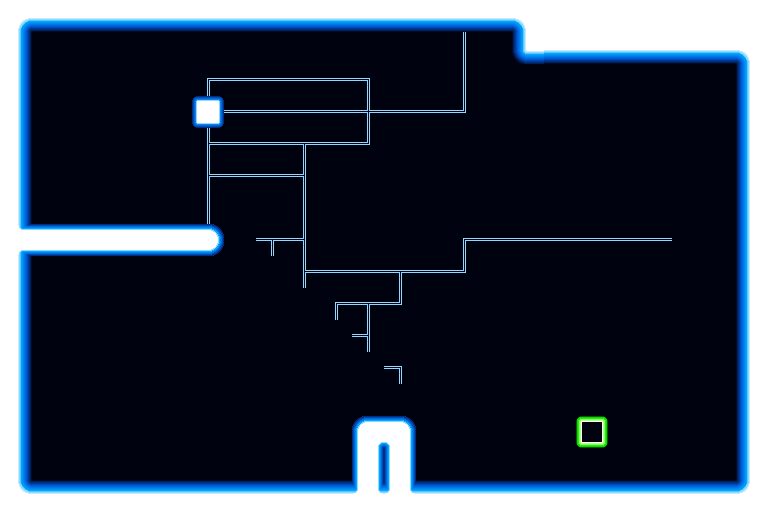

The image is a tile-based game level rendered from a .tmx file. Its description and source (layers, tilesets, objects; grid data summarised) follow:
An orthogonal 24x16 tile map with 32x32 px tiles, 1 tile layer (Tiles), 2 tilesets and 18 objects (6x Door, 5x Emitter, 2x Switch, Wall, Goal, ...).

<map version="1.0" orientation="orthogonal" width="24" height="16" tilewidth="32" tileheight="32">
 <properties>
  <property name="nextLevel" value="level6" />
  <property name="title" value="DONT STOP" />
 </properties>
 <tileset firstgid="1" name="Basic" tilewidth="32" tileheight="32">
  <image source="../img/tiles.png" width="256" height="128" />
 </tileset>
 <tileset firstgid="33" name="Lights" tilewidth="32" tileheight="32">
  <image source="../img/tiles_blue.png" width="512" height="256" />
 </tileset>
 <layer name="Tiles" width="24" height="16">
  <data>[384 cells, 384 non-empty, 29 distinct tile ids]</data>
 </layer>
 <objectgroup name="Walls" width="24" height="16">
  <object name="Wall" x="0" y="448">
   <polygon points="0,64 768,64 768,-448 0,-448 0,32 32,32 32,-192 192,-192 352,-32 352,32 416,32 416,-32 352,-32 352,-64 320,-64 320,-96 288,-96 288,-128 256,-128 256,-160 224,-160 224,-192 224,-224 32,-224 32,-416 512,-416 512,-384 736,-384 736,32 0,32" />
  </object>
 </objectgroup>
 <objectgroup name="Objects" width="24" height="16">
  <object name="Goal" x="576" y="416" width="32" height="32" />
  <object name="Particle" x="96" y="128" width="32" height="32" />
  <object name="Emitter" x="288" y="320" width="32" height="32" />
  <object name="t0" type="waveTail" x="96" y="384" width="32" height="32" />
  <object name="Wave" x="128" y="384" width="32" height="32" />
  <object name="Emitter" x="320" y="352" width="32" height="32" />
  <object name="Emitter" x="352" y="384" width="32" height="32" />
  <object name="Emitter" x="224" y="256" width="32" height="32" />
  <object name="Emitter" x="256" y="288" width="32" height="32" />
  <object name="Door" x="224" y="224" width="32" height="32">
   <properties>
    <property name="default" value="open" />
    <property name="trigger" value="0/1" />
   </properties>
  </object>
  <object name="Switch" x="192" y="96" width="32" height="32">
   <properties>
    <property name="id" value="0" />
   </properties>
  </object>
  <object name="Switch" x="672" y="224" width="32" height="32">
   <properties>
    <property name="id" value="1" />
   </properties>
  </object>
  <object name="Door" x="256" y="256" width="32" height="32">
   <properties>
    <property name="default" value="open" />
    <property name="trigger" value="0/1" />
   </properties>
  </object>
  <object name="Door" x="288" y="288" width="32" height="32">
   <properties>
    <property name="default" value="open" />
    <property name="trigger" value="0/1" />
   </properties>
  </object>
  <object name="Door" x="320" y="320" width="32" height="32">
   <properties>
    <property name="default" value="open" />
    <property name="trigger" value="0/1" />
   </properties>
  </object>
  <object name="Door" x="352" y="352" width="32" height="32">
   <properties>
    <property name="default" value="open" />
    <property name="trigger" value="0/1" />
   </properties>
  </object>
  <object name="Door" x="384" y="384" width="32" height="32">
   <properties>
    <property name="default" value="open" />
    <property name="trigger" value="0/1" />
   </properties>
  </object>
 </objectgroup>
</map>
